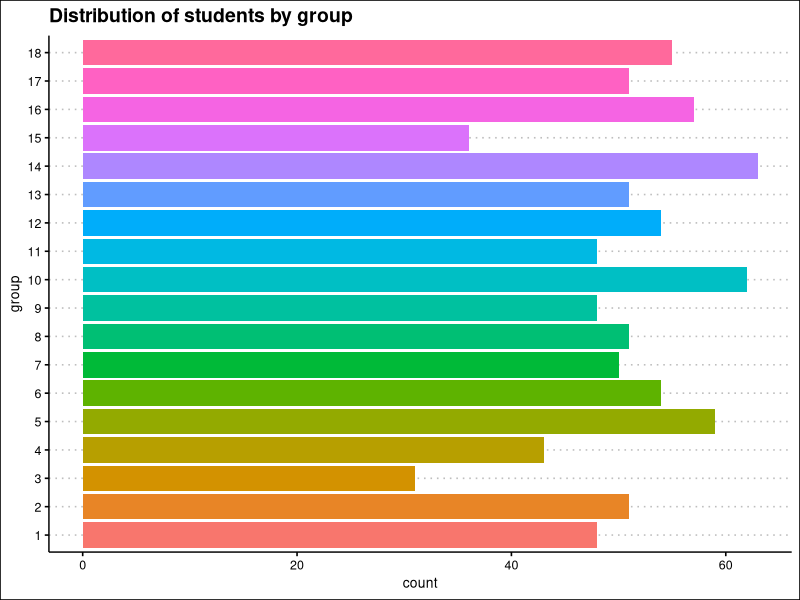
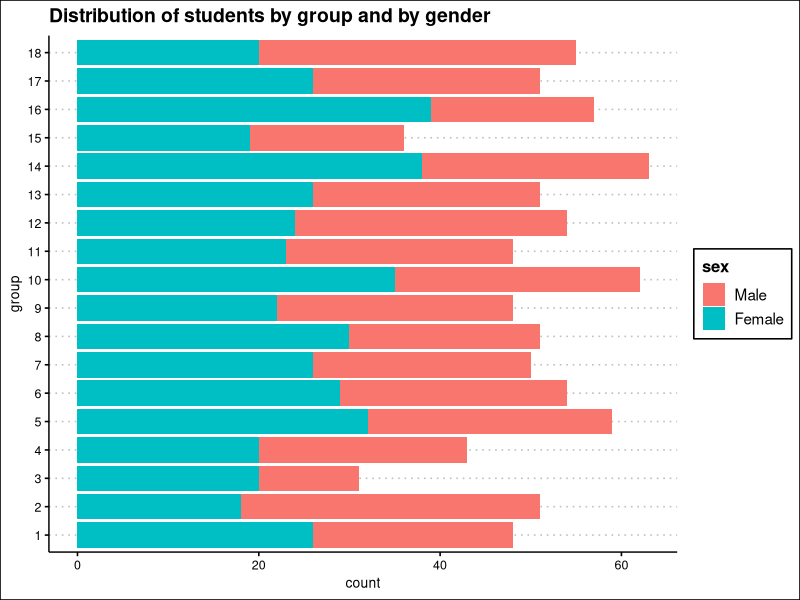
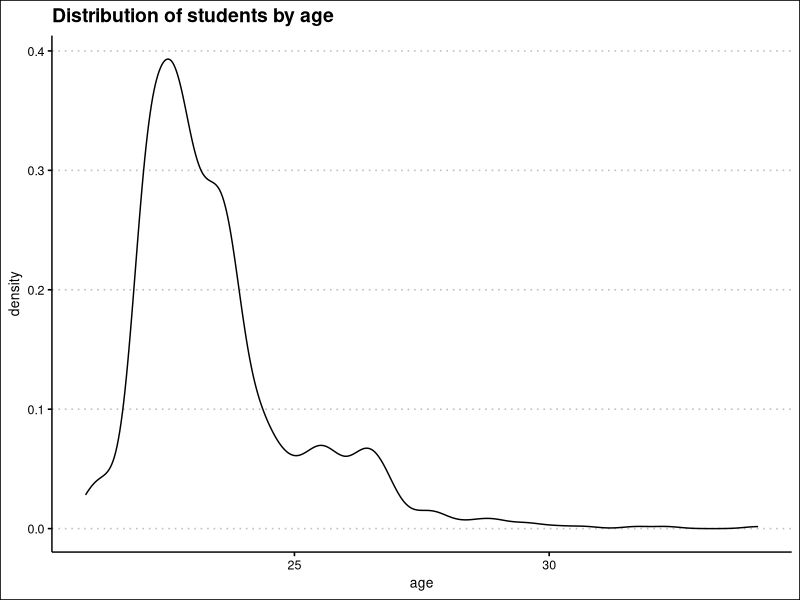
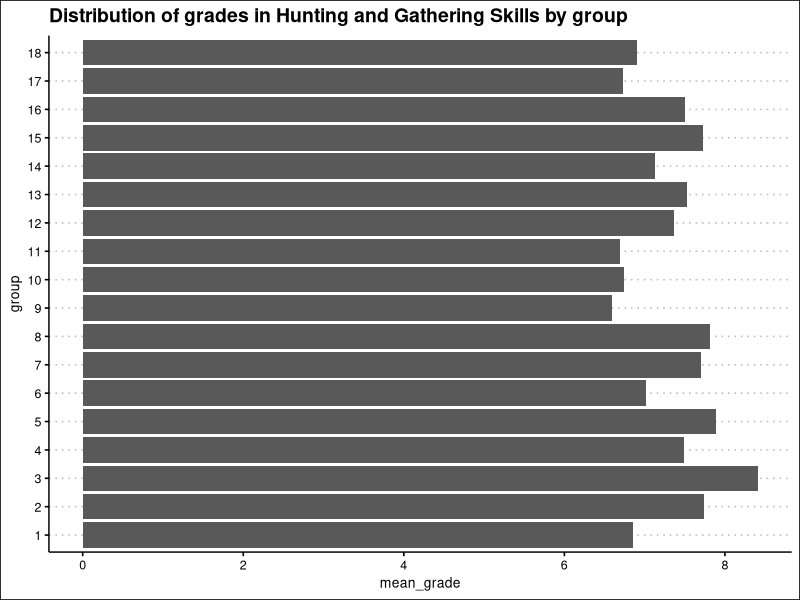
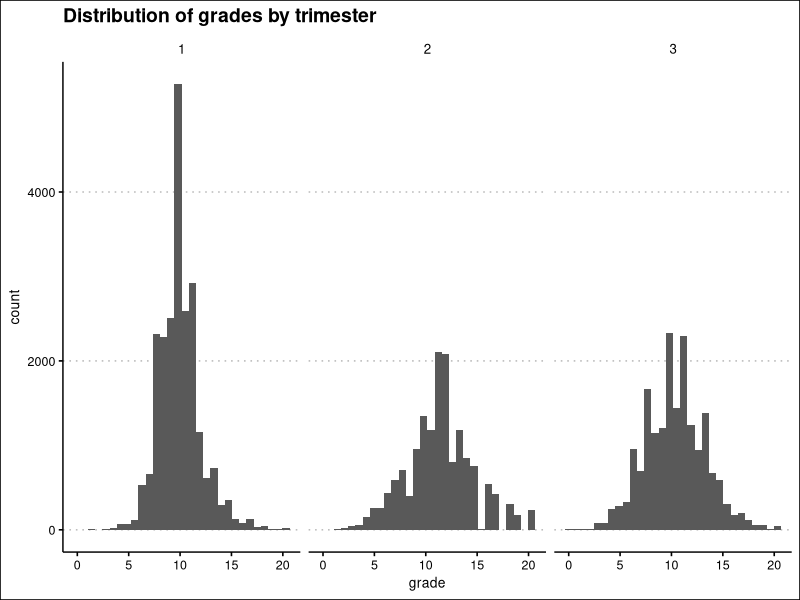
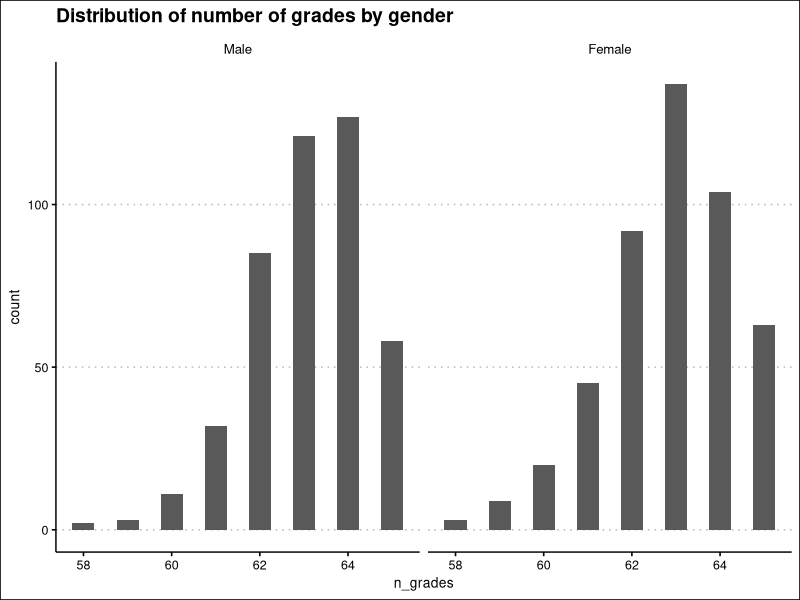
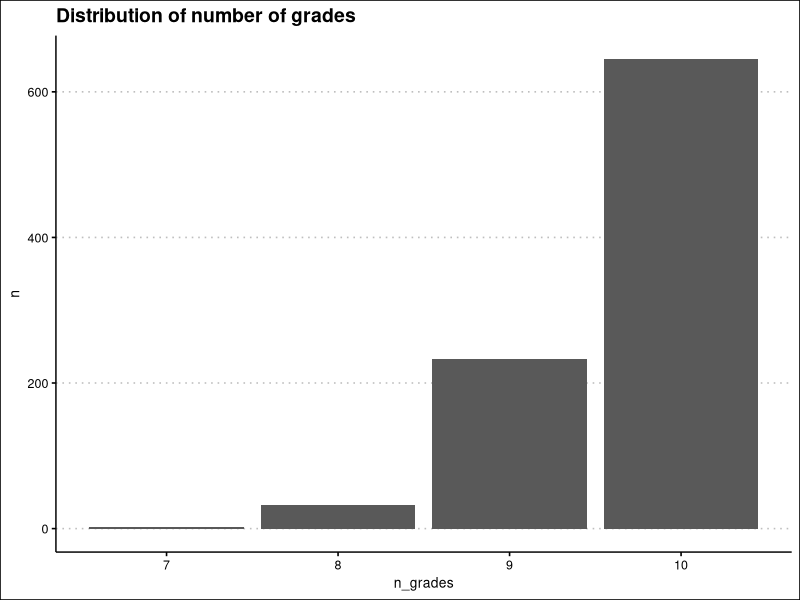
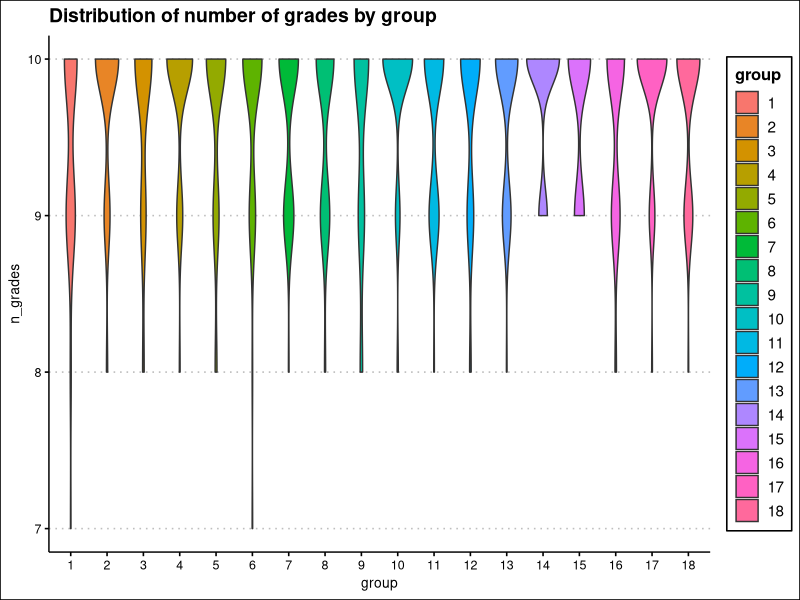

These charts were generated, in order, by the following R code:
## ---- chunk 1
#| label: data loading
#| message: false
#| warning: false
  
library(readr)
courses <- read_csv("Database/courses.csv")


## ---- chunk 2
#| label: data display

library(knitr)
kable(courses)

## ---- chunk 3
#| label: Question 3
#| message: false
#| warning: false

library(tidyverse)
students <- read_csv("Database/students.csv")
spec(students)

students <-
  students |>
  mutate(sex = factor(sex, 
                      levels = c("M", "F"),
                      labels = c("Male", "Female")),
         group = factor(group),
         id = as.integer(id))

## ---- chunk 4
#| message: false
#| warning: false

grades <- read_delim("Database/grades.csv", 
    delim = ":", 
    na = "$")

## ---- chunk 5
#| message: false
#| warning: false
library(ggplot2)
library(ggthemes)

ggplot(students, aes(y = group))+
  geom_bar(aes(fill = group))+
  theme_clean()+
  labs(
    title = "Distribution of students by group"
  )+
  theme(legend.position = "none")

## ---- chunk 6
ggplot(students, aes(y = group))+
  geom_bar(aes(fill = sex))+
  theme_clean()+
  labs(
    title = "Distribution of students by group and by gender"
  )
## ---- chunk 7
library(lubridate)

students <-
  students |> 
  mutate(age = round(time_length(today() - birth_date, unit = "year"), 1))

ggplot(students, aes(x=age))+
  geom_density()+
  theme_clean()+
  labs(
    title = "Distribution of students by age"
  )

## ---- chunk 8

age_median <-
  students |> 
  summarise(age_median = median(age), .by = group) |>
  mutate(age_median = as.integer(age_median)) |> 
  arrange(group)

knitr::kable(age_median)

## ---- chunk 9

max_table <-
  students |> 
  slice_max(age, by = group) |> 
  select(!birth_date) |> 
  arrange(desc(age))

knitr::kable(max_table)

## ---- chunk 10

merged <- 
  students |>
  left_join(grades, by = "id") 

merged_Q11 <-
  merged |> 
  filter(course_id == 7) |> 
  summarise(mean_grade = mean(grade, na.rm = TRUE), .by = group )

ggplot(merged_Q11, aes(mean_grade, group))+
  geom_col()+
  theme_clean()+
  labs(
    title = "Distribution of grades in Hunting and Gathering Skills by group"
  )


## ---- chunk 11
merged_full <-
  merged |> 
  left_join(courses, by = "course_id") 

ggplot(merged_full, aes(x=grade))+
  geom_histogram( na.rm=TRUE, binwidth = 0.7)+
  facet_wrap(~trimester)+
  theme_clean()+
  labs(
    title = "Distribution of grades by trimester"
  )
  
## ---- chunk 12
grades_per_student <-
  merged_full |>
  reframe(
    n_grades = sum(!is.na(grade)),
    group = first(group),
    sex   = first(sex),
    .by = id
  ) |>
  select(id, group, sex, n_grades) |>
  arrange(id) 

grades_per_student_13 <-
  grades_per_student |> 
  slice_tail(n = 10) 

knitr::kable(grades_per_student_13)




## ---- chunk 13
ggplot(grades_per_student, aes(n_grades))+
  geom_histogram(binwidth = 0.5)+
  facet_wrap(~sex)+
  theme_clean()+
  labs(
    title = "Distribution of number of grades by gender"
  )
## ---- chunk 14
grades_per_student_15 <-
  merged_full |>
  filter(course_id == 8) |> 
  reframe(
    n_grades = sum(!is.na(grade)),
    group = first(group),
    sex   = first(sex),
    .by = id
  ) |>
  select(id, group, sex, n_grades) |>
  arrange(desc(n_grades)) 

grades_per_student_15_sliced <-
  grades_per_student_15 |> 
  slice_tail(n = 5) 

knitr::kable(grades_per_student_15)
## ---- chunk 15
grades_per_student_16 <- 
  grades_per_student_15 |> 
  summarise(n = n(), .by =n_grades)

ggplot(grades_per_student_16, aes(n_grades, n))+
  geom_col()+
  theme_clean()+
  labs(
    title = "Distribution of number of grades"
  )
## ---- chunk 16
ggplot(grades_per_student_15, aes(group,n_grades, fill = group))+
  geom_violin()+
  theme_clean()+
  labs(
    title = "Distribution of number of grades by group"
  )
## ---- chunk 17
ggplot(grades_per_student_15, aes(group,n_grades, fill = group))+
  geom_violin()+
  theme_clean()+
  labs(
    title = "Distribution of number of grades by group"
  )+
  facet_wrap(~sex)
## ---- chunk 18

Q19 <-
  merged_full |> 
  reframe(mean = mean(grade, na.rm =TRUE), .by = c(id,course),group = first(group)) |> 
  pivot_wider(
    names_from = course,
    values_from = mean
  ) 

Q19_sliced <-
  Q19 |>
  select(1:4)

knitr::kable(Q19_sliced)
  

## ---- chunk 19

ggplot(Q19, aes(`Astronomy and Celestial Navigation`, `Drumming and Music`))+
  geom_point(alpha = 0.6)+
  theme_clean()+
  labs(
    title = "Average grades in Drumming and Music as a function of the average grades in As-
tronomy and Celestial Navigation"
  )
